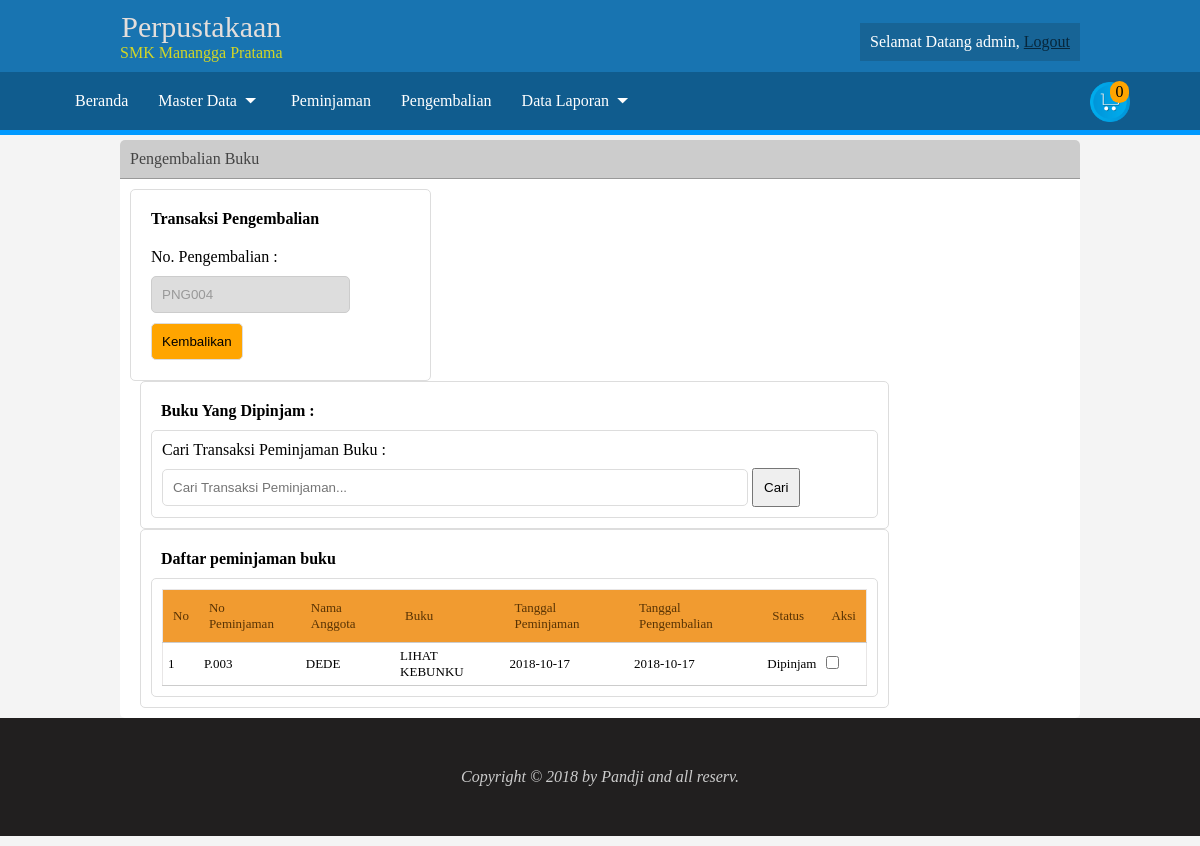
The page /admin/pengembalian.php (signed in) on the database its author committed.
### tables this page shows
CREATE TABLE `tb_det_peminjaman` (
  `id_peminjaman` int(11) NOT NULL,
  `no_peminjaman` varchar(30) NOT NULL,
  `kode_anggota` varchar(30) NOT NULL,
  `kode_buku` varchar(30) NOT NULL,
  `status` varchar(30) NOT NULL
);

CREATE TABLE `tb_anggota` (
  `kode_anggota` varchar(8) NOT NULL,
  `nama_anggota` varchar(35) NOT NULL,
  `tingkat` varchar(5) NOT NULL,
  `jurusan` varchar(30) NOT NULL,
  `no_kelas` varchar(2) NOT NULL,
  `no_hp` varchar(20) NOT NULL,
  `alamat` text NOT NULL,
  `username` varchar(35) NOT NULL,
  `password` varchar(100) NOT NULL,
  `foto` varchar(50) NOT NULL
);

CREATE TABLE `tb_buku` (
  `kode_buku` varchar(35) NOT NULL,
  `isbn` varchar(100) NOT NULL,
  `judul_buku` varchar(100) NOT NULL,
  `ddc` varchar(35) NOT NULL,
  `kategori` varchar(35) NOT NULL,
  `format` varchar(35) NOT NULL,
  `pengarang` varchar(50) NOT NULL,
  `penerbit` varchar(35) NOT NULL,
  `tahun_terbit` varchar(5) NOT NULL,
  `edisi` varchar(10) NOT NULL,
  `stok` int(11) NOT NULL,
  `cover` varchar(50) NOT NULL,
  `view` int(11) NOT NULL,
  `tanggal_masuk` date NOT NULL
);

CREATE TABLE `tb_peminjaman` (
  `no_peminjaman` varchar(35) NOT NULL,
  `kode_anggota` varchar(35) NOT NULL,
  `tanggal_peminjaman` date NOT NULL,
  `tanggal_pengembalian` date NOT NULL
);

### admin/pengembalian.php (the view, shortened to what this page needs)
<?php
	include 'header.php';
?>
	<div class="induk3">
		<div class="content1">
			<div class="judul">
				Pengembalian Buku
			</div>
			<div class="isi-konten">
				<form method="POST">
					<div class="isi-konten-kiri">
						<div class="anggota">
							<div class="judul-sub-container">
								Transaksi Pengembalian
							</div>
							<div class="isi-sub-container" id="data">
								<div class="kiri">
									No. Pengembalian :
								</div>
								<?php
									$sql_kode = mysql_query("select max(no_pengembalian) as max_anggota from tb_pengembalian");
									$baca = mysql_fetch_array($sql_kode);
									$kode_sebelum = $baca['max_anggota'];
									$no_urut = (int) substr($kode_sebelum, 3,3);
									$no_urut++;
									$char = "PNG";
									$kode_pengembalian = $char . sprintf("%03s", $no_urut);
								?>
								<div class="kanan">
									<input type="text" name="no_pengembalian" readonly="readonly" value="<?php echo $kode_pengembalian; ?>">
								</div>
								<div class="kiri">
									<input type="submit" name="simpan" value="Kembalikan" style="background: orange; cursor: pointer;">
								</div>
							</div>
						</div>
					</div>
					<div class="isi-konten-kiri2">
						<div class="judul-sub-container">
							Buku Yang Dipinjam :
						</div>
						<div class="buku">
								Cari Transaksi Peminjaman Buku :<br>
								<input type="text" name="transaksi_peminjaman_buku" class="search" placeholder="Cari Transaksi Peminjaman..." style="width: 80%">
								<input type="submit" name="cari" value="Cari">
						</div>
					</div>
					<div class="isi-konten-kiri2">
						<div class="judul-sub-container">
							Daftar peminjaman buku
						</div>
						<div class="buku" id="peminjaman">
							<table>
								<tr>
									<th>No</th>
									<th>No Peminjaman</th>
									<th>Nama Anggota</th>
									<th>Buku</th>
									<th>Tanggal Peminjaman</th>
									<th>Tanggal Pengembalian</th>
									<th>Status</th>
									<th>Aksi</th>
								</tr>
						<?php
							$i=1;
							@$transaksi_peminjaman_buku = $_POST['transaksi_peminjaman_buku'];
							$sql_peminjaman = mysql_query("SELECT * FROM tb_det_peminjaman where no_peminjaman like '%$transaksi_peminjaman_buku%' and status = 'Dipinjam'") or die(mysql_error());
							while ($data_peminjaman = mysql_fetch_array($sql_peminjaman)) {
								$sql_anggota = mysql_query("SELECT * FROM tb_anggota where kode_anggota = '$data_peminjaman[kode_anggota]'");
								$data_anggota = mysql_fetch_array($sql_anggota);
								$sql_buku = mysql_query("SELECT * FROM tb_buku where kode_buku = '$data_peminjaman[kode_buku]'");
								$data_buku = mysql_fetch_array($sql_buku);
								$data_peminjaman_det = mysql_fetch_array(mysql_query("SELECT * FROM tb_peminjaman where no_peminjaman = '$data_peminjaman[no_peminjaman]'"));
						?>
								<tr>
									<td><?php echo $i; ?></td>
									<td><?php echo $data_peminjaman['no_peminjaman']; ?></td>
									<td><?php echo $data_anggota['nama_anggota']; ?></td>
									<td><?php echo $data_buku['judul_buku']; ?></td>
									<td><?php echo $data_peminjaman_det['tanggal_peminjaman']; ?></td>
									<td><?php echo $data_peminjaman_det['tanggal_pengembalian']; ?></td>
									<td><?php echo $data_peminjaman['status'] ?></td>
									<td><input type="checkbox" name="cek[]" value="<?php echo $data_peminjaman['id_peminjaman'] ?>"></td>
								</tr>
						<?php
							$i++;
							}
						?>
							</table>
						</div>
					</div>
				</form>
			</div>
		</div>
<?php
	include 'footer.php';
?>

### admin/header.php (shortened to what this page needs)
<!DOCTYPE html>
<html>
<head>
	<link rel="stylesheet" type="text/css" href="css/style.css">
</head>
<body>
	<div class="induk1">
		<div class="content1">
			<div class="logo">
				<div class="si">
					Perpustakaan
				</div>
				<div class="perpus">
					SMK Manangga Pratama
				</div>
			</div>
			<div class="user">
				<?php
					$du = mysql_fetch_array(mysql_query("SELECT * FROM tb_admin where username = '$_SESSION[username]'"));
				?>
				Selamat Datang <?php echo $du['username']; ?>, <a href="logout.php" style="color: #07273c;">Logout</a>
			</div>
		</div>
	</div>
	<div class="induk2">
		<div class="menu">
			<ul>
				<a href="index.php"><li>Beranda</li></a>
				<a href="#"><li>Master Data <img src="img/dropdown.png" width="20px;">
				</li></a>
				<a href="peminjaman.php"><li>
				Peminjaman</li></a>
				<a href="pengembalian.php"><li>Pengembalian</li></a>
				<a href="#"><li>Data Laporan <img src="img/dropdown.png" width="20px;">
					</li></a>
			</ul>
			<div class="chart" style="float: right; padding: 10px;">
				<a href="keranjang.php" title="Chart"><img src="img/download.png" width="40px"></a>
				<div class="jumlah_peminjaman" style=" width : 15px; border-radius: 100px; ;padding: 2px; position: absolute; text-align: center; margin-top: -45px; margin-left: 20px; background: orange">
					<?php
						$sql_keranjang = mysql_query("SELECT * FROM tb_keranjang");
						$row = mysql_num_rows($sql_keranjang);
						echo $row;
					?>
				</div>
			</div>
		</div>
	</div>

### admin/css/style.css (style rules this page uses)
* { margin: 0; padding: 0; }
body { background: #f4f4f4; }
.induk1 { background: #1874b1; width: 100%; }
.induk1 .content1 { padding: 10px; width: 80%; margin: 0 auto; }
.logo { color: #d3d625; text-align: center; display: inline-block; float: left; }
.logo .si { font-size: 30px; font-family: andalus; color: #e4dedb; }
.user { float: right; padding: 10px; background: #16415f52; color: #fff; margin-top: 13px; }
.induk2 { background: #105c8e; border-bottom: 5px solid #09f; }
.induk2 .menu { width: 1080px; margin: 0 auto; }
.induk2 .menu ul { list-style: none; margin: 0; }
.menu ul a { color: #fff; text-decoration: none; font-family: Adobe Kaiti Std R; }
.menu ul li { float: left; padding: 20px 15px; }
.menu ul li img { top: 1px; }
.induk3 { margin-bottom: 10px; }
.induk3 .content1 { width: 80%; background: #fff; margin: 0 auto; margin-top: 5px; border-radius: 5px; }
.induk3 .content1 .judul { padding: 10px; background: #ccc; border-radius: 5px 5px 0 0; border-bottom: 1px solid #999; color: #444 }
.isi-konten { padding: 10px; }
.isi-konten table { width: 100%; border-collapse: collapse; border: 1px solid #e8e6e6; border-radius: 5px; }
.isi-konten table th { text-align: left; font-weight: 90; padding: 10px; background: #f19b30; color: #583304; }
.isi-konten table td { text-align: left; padding: 5px; }
input[name="cari"] { padding: 10px; }
tr { border-bottom: 1px solid #ccc; }
.anggota { padding: 10px; border: 1px solid #ddd; border-radius: 5px; width: 93%; }
.anggota .judul-sub-container { padding: 10px; font-weight: bold; }
.isi-sub-container input { padding: 10px; border-radius: 5px; border: 1px solid #ddd; }
.kiri { padding: 10px; text-align: left; }
.kanan { padding: 0px 10px; }
.isi-konten-kiri { float: left; width: 300px; }
.isi-konten-kiri2 { float: left; width: 727px; border: 1px solid #ddd; margin-left: 10px; padding: 10px; border-radius: 5px; }
.buku { padding: 10px; border: 1px solid #ddd; border-radius: 5px; }
.isi-konten-kiri2 .judul-sub-container { padding: 10px; font-weight: bold; }
.buku table { font-size: 13px; }
input[class="search"] { padding: 10px; width: 97%; border-radius: 5px; border : 1px solid #ddd; margin-top: 10px; }
input[readonly="readonly"] { color: #999; background: #ddd; border: 1px solid #ccc; }

### rows shown on the page
tb_det_peminjaman: no_peminjaman "P.003", kode_anggota.nama_anggota "DEDE", kode_buku.judul_buku "LIHAT KEBUNKU", tb_peminjaman.tanggal_peminjaman "2018-10-17", tb_peminjaman.tanggal_pengembalian "2018-10-17", status "Dipinjam"

### other values the page prints
$du['username'] "admin"
$row "0"
